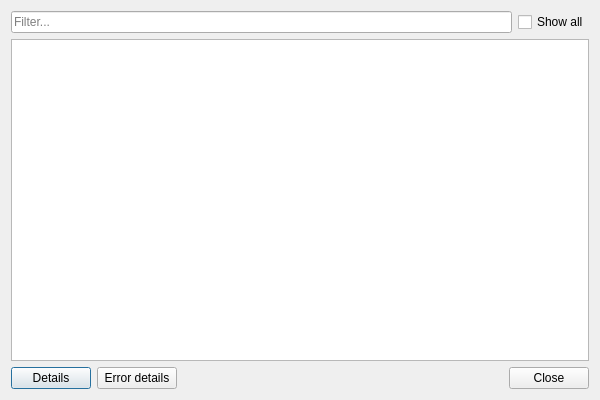
<?xml version="1.0" encoding="UTF-8"?>
<ui version="4.0">
 <class>PluginsInformationsDialog</class>
 <widget class="QDialog" name="PluginsInformationsDialog">
  <property name="geometry">
   <rect>
    <x>0</x>
    <y>0</y>
    <width>600</width>
    <height>400</height>
   </rect>
  </property>
  <property name="sizePolicy">
   <sizepolicy hsizetype="Preferred" vsizetype="Preferred">
    <horstretch>0</horstretch>
    <verstretch>0</verstretch>
   </sizepolicy>
  </property>
  <property name="windowTitle">
   <string>Plugins informations</string>
  </property>
  <property name="windowIcon">
   <iconset theme="system-run">
    <normaloff>.</normaloff>.</iconset>
  </property>
  <property name="locale">
   <locale language="English" country="UnitedStates"/>
  </property>
  <property name="modal">
   <bool>true</bool>
  </property>
  <layout class="QGridLayout" name="gridLayout">
   <item row="0" column="0">
    <layout class="QVBoxLayout" name="verticalLayout">
     <item>
      <layout class="QHBoxLayout" name="horizontalLayout">
       <item>
        <widget class="QLineEdit" name="pluginFilter">
         <property name="placeholderText">
          <string>Filter...</string>
         </property>
        </widget>
       </item>
       <item>
        <widget class="QCheckBox" name="showAll">
         <property name="text">
          <string>Show all</string>
         </property>
        </widget>
       </item>
      </layout>
     </item>
     <item>
      <widget class="QTreeView" name="pluginsTree"/>
     </item>
    </layout>
   </item>
   <item row="1" column="0">
    <layout class="QHBoxLayout" name="horizontalLayout_2">
     <item>
      <widget class="QPushButton" name="pluginDetailsButton">
       <property name="text">
        <string>Details</string>
       </property>
      </widget>
     </item>
     <item>
      <widget class="QPushButton" name="pluginErrorsButton">
       <property name="text">
        <string>Error details</string>
       </property>
      </widget>
     </item>
     <item>
      <spacer name="horizontalSpacer">
       <property name="orientation">
        <enum>Qt::Horizontal</enum>
       </property>
       <property name="sizeHint" stdset="0">
        <size>
         <width>40</width>
         <height>20</height>
        </size>
       </property>
      </spacer>
     </item>
     <item>
      <widget class="QPushButton" name="closeButton">
       <property name="text">
        <string>Close</string>
       </property>
      </widget>
     </item>
    </layout>
   </item>
  </layout>
 </widget>
 <resources/>
 <connections>
  <connection>
   <sender>closeButton</sender>
   <signal>clicked()</signal>
   <receiver>PluginsInformationsDialog</receiver>
   <slot>close()</slot>
   <hints>
    <hint type="sourcelabel">
     <x>495</x>
     <y>377</y>
    </hint>
    <hint type="destinationlabel">
     <x>299</x>
     <y>199</y>
    </hint>
   </hints>
  </connection>
 </connections>
</ui>
